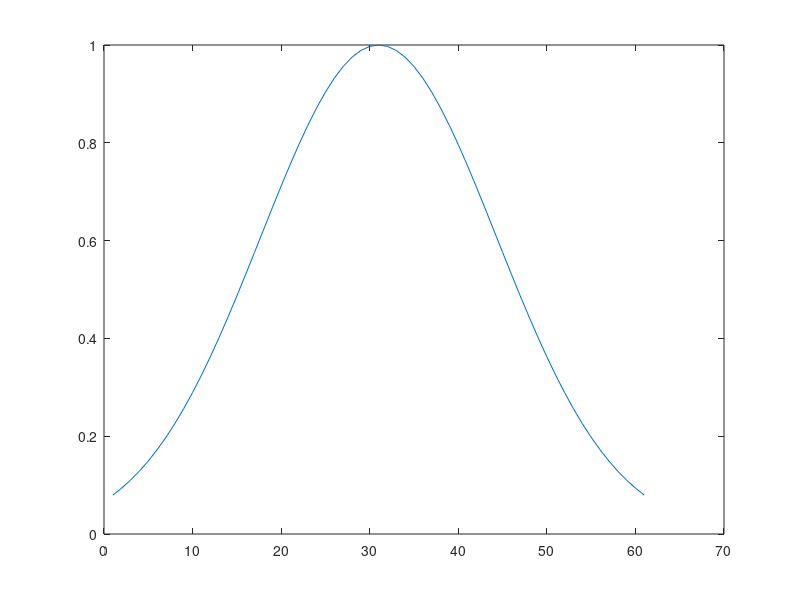
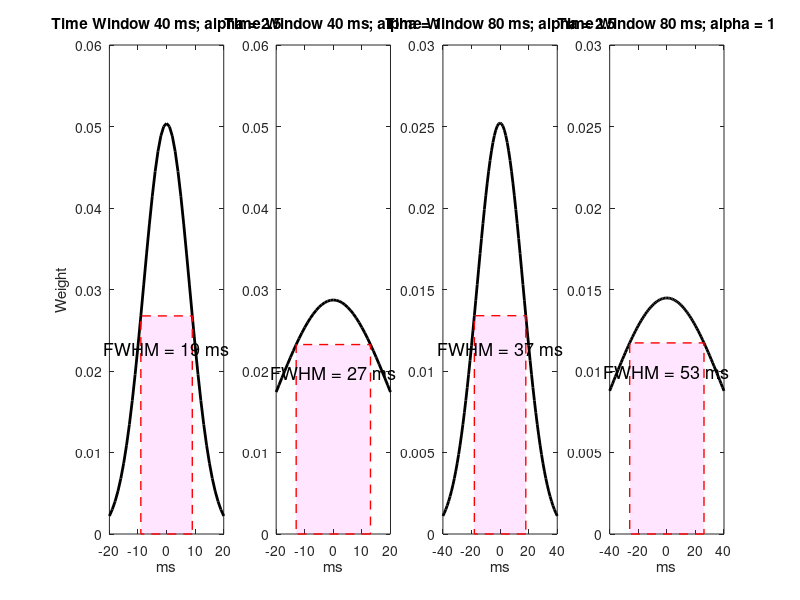

MATLAB code to generate these figures, in order:
%% FWHM

vec = gausswin(61,2.25);

% Find the half max value.
halfMax = (min(vec) + max(vec)) / 2;
% Find where the vec first drops below half the max.
index1 = find(vec >= halfMax, 1, 'first');
% Find where the vec last rises above half the max.
index2 = find(vec >= halfMax, 1, 'last');
fwhm = index2-index1 + 1; % FWHM in indexes.
1.024*fwhm
plot(vec)


srate = 1024;
time_wind1 = 40;
time_wind2 = 80;
time_scale1 = -time_wind1/2:1:time_wind1/2;
time_scale2 = -time_wind2/2:1:time_wind2/2;

figure('Pos',[16 526 1898 420])
subplot(1,4,1)
data = gausswin(length(time_scale1))'./sum(gausswin(length(time_scale1))); halfMax = (min(data) + max(data)) / 2;
index1 = find(data >= halfMax, 1, 'first');
index2 = find(data >= halfMax, 1, 'last');
plot(time_scale1, data,'k','linewidth',2)
hold on
patch(time_scale1([index1 index2 index2 index1]),[0 0 data([index2 index2])],'m','FaceAlpha',0.1,'EdgeColor','r','LineStyle','--','LineWidth',1);
ylabel('Weight'); xlabel('ms'); title('Time Window 40 ms; alpha = 2.5'); ylim([0 0.06])
text(0,data(index1)*.85,sprintf('FWHM = %2.0f ms',time_scale1(index2) - time_scale1(index1) + 1),'FontSize',13,'HorizontalAlignment','center')

subplot(1,4,2)
data = gausswin(length(time_scale1),1)'./sum(gausswin(length(time_scale1),1)); halfMax = (min(data) + max(data)) / 2;
index1 = find(data >= halfMax, 1, 'first');
index2 = find(data >= halfMax, 1, 'last');
plot(time_scale1, data,'k','linewidth',2)
hold on
patch(time_scale1([index1 index2 index2 index1]),[0 0 data([index2 index2])],'m','FaceAlpha',0.1,'EdgeColor','r','LineStyle','--','LineWidth',1);
xlabel('ms'); title('Time Window 40 ms; alpha = 1'); ylim([0 0.06])
text(0,data(index1)*.85,sprintf('FWHM = %2.0f ms',time_scale1(index2) - time_scale1(index1) + 1),'FontSize',13,'HorizontalAlignment','center')

subplot(1,4,3)
data = gausswin(length(time_scale2))'./sum(gausswin(length(time_scale2))); halfMax = (min(data) + max(data)) / 2;
index1 = find(data >= halfMax, 1, 'first');
index2 = find(data >= halfMax, 1, 'last');
plot(time_scale2, data,'k','linewidth',2)
hold on
patch(time_scale2([index1 index2 index2 index1]),[0 0 data([index2 index2])],'m','FaceAlpha',0.1,'EdgeColor','r','LineStyle','--','LineWidth',1);
xlabel('ms'); title('Time Window 80 ms; alpha = 2.5'); ylim([0 0.03])
text(0,data(index1)*.85,sprintf('FWHM = %2.0f ms',time_scale2(index2) - time_scale2(index1) + 1),'FontSize',13,'HorizontalAlignment','center')

subplot(1,4,4)
data = gausswin(length(time_scale2),1)'./sum(gausswin(length(time_scale2),1)); halfMax = (min(data) + max(data)) / 2;
index1 = find(data >= halfMax, 1, 'first');
index2 = find(data >= halfMax, 1, 'last');
plot(time_scale2, data,'k','linewidth',2)
hold on
patch(time_scale2([index1 index2 index2 index1]),[0 0 data([index2 index2])],'m','FaceAlpha',0.1,'EdgeColor','r','LineStyle','--','LineWidth',1);
xlabel('ms'); title('Time Window 80 ms; alpha = 1'); ylim([0 0.03])
text(0,data(index1)*.85,sprintf('FWHM = %2.0f ms',time_scale2(index2) - time_scale2(index1) + 1),'FontSize',13,'HorizontalAlignment','center')






